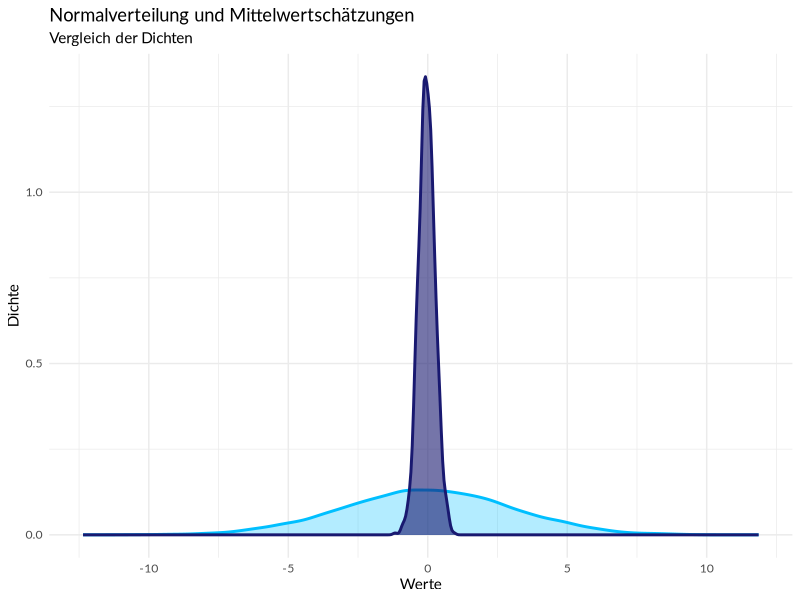

Here is the R script that generated this plot:
## required ####################################################################
library(tidyverse)

## config params ###############################################################
sample_size <- 10000
bootstrap_size <- 1000
estimate_size <- 100

## normal routine ##############################################################
data <- rnorm(sample_size,
              sd = 3)

estimates <- c()

for (i in 1:bootstrap_size) {
  estimate_data <- sample(data, size = estimate_size)
  estimates <- c(estimates, mean(estimate_data))
}

type <- as.factor(c("value", "estimate"))

type_vals <- c(rep(type[1], sample_size),
               rep(type[2], bootstrap_size))

data <- c(data, estimates)

data <- data.frame(val = data,
                   type = type_vals)

## plotting ####################################################################
theme_set(theme_minimal())

values <- data %>%
  filter(type == "value")

estimates <- data %>%
  filter(type == "estimate")

p <- values %>%
  ggplot(aes(x = val,
             group = type)) +
  geom_area(size = 1,
            stat = "density",
            alpha = 0.3,
            color = "deepskyblue",
            fill = "deepskyblue") +
  geom_area(mapping = aes(x = val,
                group = type),
            data = estimates,
            stat = "density",
            size = 1,
            color = "midnightblue",
            fill = "midnightblue",
            alpha = 0.6) +
  labs(title = "Normalverteilung und Mittelwertschätzungen",
       subtitle = "Vergleich der Dichten") +
  ylab("Dichte") +
  xlab("Werte") +
  theme(text = element_text(family = "Lato"))


p
